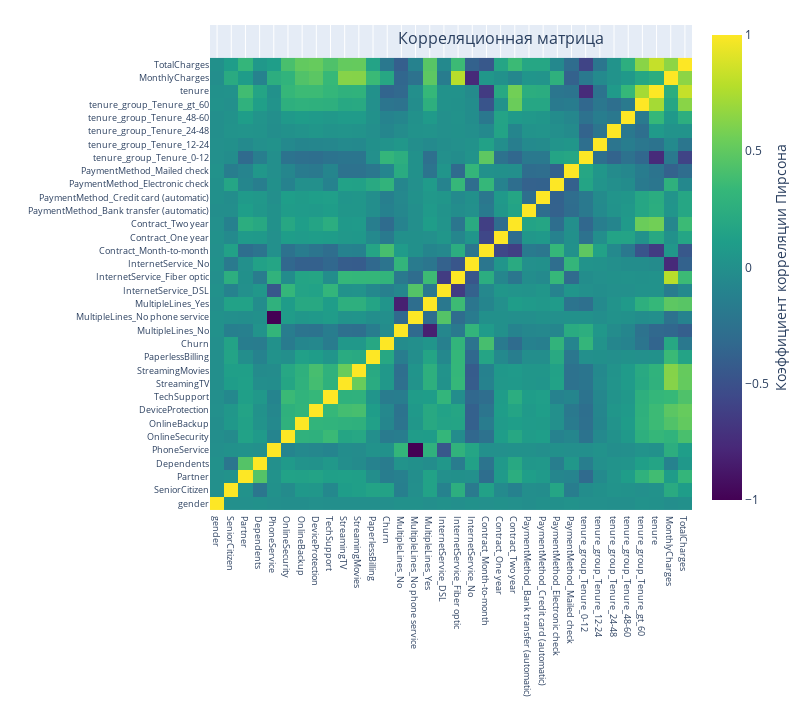

Notebook code for this chart:
### Markdown cell above
## 2.4. Корреляционная матрица

### Code cell
configure_plotly_browser_state()

#корреляция
correlation = telcom.corr()

#обозначаем лейблы 
matrix_cols = correlation.columns.tolist()

#конвертируем в массив
corr_array  = np.array(correlation)

#рисуем
trace = go.Heatmap(z = corr_array,
                   x = matrix_cols,
                   y = matrix_cols,
                   colorscale = "Viridis",
                   colorbar   = dict(title = "Коэффициент корреляции Пирсона",
                                     titleside = "right"
                                    ) ,
                  )

layout = go.Layout(dict(annotations = [
                                          {
                                           "font": {
                                                      "size": 16
                                                    },
                                            "showarrow": False,
                                            "text": "Корреляционная матрица",
                                            "x": 20,
                                            "y": 35
                                          }
                        ],
                        autosize = False,
                        height  = 720,
                        width   = 800,
                        margin  = dict(r = 0 ,l = 210,
                                       t = 25,b = 210,
                                      ),
                        yaxis   = dict(tickfont = dict(size = 9)),
                        xaxis   = dict(tickfont = dict(size = 9))
                       )
                  )

data = [trace]
fig = go.Figure(data=data,layout=layout)
py.iplot(fig)

### Figure 1 — Plotly figure (JSON) as saved in the notebook; plotly's stock layout.template omitted (floating-point values rounded to 4 significant figures; data arrays with more than 128 entries replaced by an {"elided": "..."} marker saying what was removed)
{"data": [{"colorscale": [[0, "#440154"], [0.1111, "#482878"], [0.2222, "#3e4989"], [0.3333, "#31688e"], [0.4444, "#26828e"], [0.5556, "#1f9e89"], [0.6667, "#35b779"], [0.7778, "#6ece58"], [0.8889, "#b5de2b"], [1, "#fde725"]], "colorbar": {"title": {"text": "Коэффициент корреляции Пирсона", "side": "right"}}, "y": ["gender", "SeniorCitizen", "Partner", "Dependents", "PhoneService", "OnlineSecurity", "OnlineBackup", "DeviceProtection", "TechSupport", "StreamingTV", "StreamingMovies", "PaperlessBilling", "Churn", "MultipleLines_No", "MultipleLines_No phone service", "MultipleLines_Yes", "InternetService_DSL", "InternetService_Fiber optic", "InternetService_No", "Contract_Month-to-month", "Contract_One year", "Contract_Two year", "PaymentMethod_Bank transfer (automatic)", "PaymentMethod_Credit card (automatic)", "PaymentMethod_Electronic check", "PaymentMethod_Mailed check", "tenure_group_Tenure_0-12", "tenure_group_Tenure_12-24", "tenure_group_Tenure_24-48", "tenure_group_Tenure_48-60", "tenure_group_Tenure_gt_60", "tenure", "MonthlyCharges", "TotalCharges"], "x": ["gender", "SeniorCitizen", "Partner", "Dependents", "PhoneService", "OnlineSecurity", "OnlineBackup", "DeviceProtection", "TechSupport", "StreamingTV", "StreamingMovies", "PaperlessBilling", "Churn", "MultipleLines_No", "MultipleLines_No phone service", "MultipleLines_Yes", "InternetService_DSL", "InternetService_Fiber optic", "InternetService_No", "Contract_Month-to-month", "Contract_One year", "Contract_Two year", "PaymentMethod_Bank transfer (automatic)", "PaymentMethod_Credit card (automatic)", "PaymentMethod_Electronic check", "PaymentMethod_Mailed check", "tenure_group_Tenure_0-12", "tenure_group_Tenure_12-24", "tenure_group_Tenure_24-48", "tenure_group_Tenure_48-60", "tenure_group_Tenure_gt_60", "tenure", "MonthlyCharges", "TotalCharges"], "z": {"elided": "34x34 float values"}, "type": "heatmap"}], "layout": {"autosize": false, "xaxis": {"tickfont": {"size": 9}}, "yaxis": {"tickfont": {"size": 9}}, "height": 720, "width": 800, "margin": {"r": 0, "b": 210, "l": 210, "t": 25}, "annotations": [{"y": 35, "text": "Корреляционная матрица", "font": {"size": 16}, "x": 20, "showarrow": false}]}}
